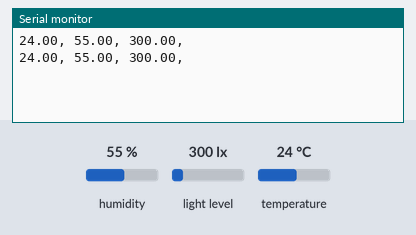
A sketch run on a simulated Arduino Uno, built with avr-gcc and run on an emulated ATmega328P. Shown: the last lines printed to the serial monitor. Inputs (shaded band) come from the test bench; at power-on: humidity 55 %, light level 300 lx, temperature 24 °C. No radio packets arrive unless stated.

Above: at 2.8 s.
2.9 s: humidity set to 22 %
At 4.6 s:
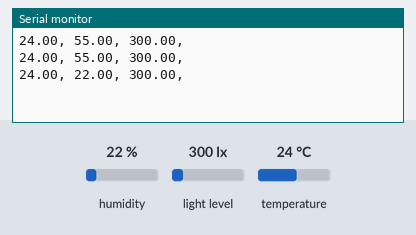
5.6 s: light level set to 40 lx
At 7.6 s:
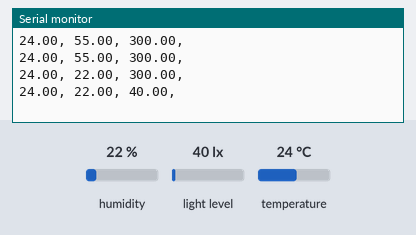
8.3 s: temperature set to 12 °C
At 8.3 s:
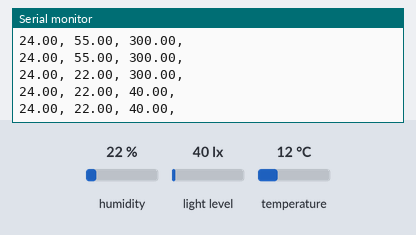
11.0 s: light level set to 500 lx
At 13.0 s:
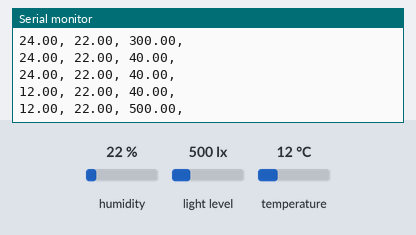
13.7 s: humidity set to 40 %
At 14.8 s:
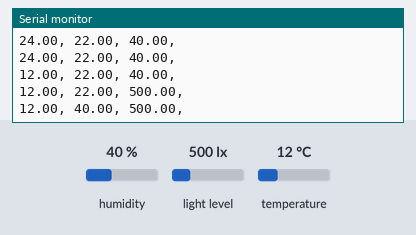
Timing chart, 0 to 16.7 s (numbered marks = the images above; inputs shaded):
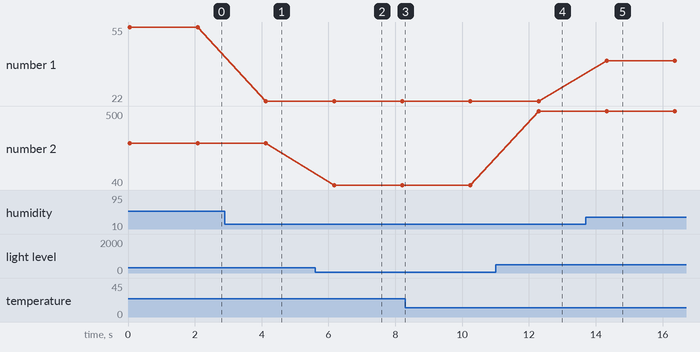

Measured:
- after the input at 2.9 s, the serial monitor: prints a new line after 1.2 s (image 1)
- after the input at 5.6 s, the serial monitor: prints a new line after 0.57 s (image 2)
- after the input at 11.0 s, the serial monitor: prints a new line after 1.3 s (image 4)
- after the input at 13.7 s, the serial monitor: prints a new line after 0.63 s (image 5)
- plotted number 1: 55 → 22 after the input at 2.9 s, 22 → 40 after the input at 13.7 s
- plotted number 2: 300 → 40 after the input at 5.6 s, 40 → 500 after the input at 11.0 s

The sketch:

Code_Transceiver_nRF24L01.ino
```cpp
/* Projekt-0.2 Temp/Hum + Lux
 * 1. DHT11 implementieren            - done
 *    1.1. Sensor information         -
 *
 * 2. Python for serial communication - done
 *
 * 3. TSL 2561 implementieren         - wip
 *    3.1. Sensor information         - done
 *
 * 4. Pthon anpassen                  - wip
 *
 * https://www.arduino.cc/en/Reference/Wire
*/

#include <SimpleDHT.h>
#include <Wire.h>
#include <Adafruit_Sensor.h>
#include <Adafruit_TSL2561_U.h>

// Serial Peripheral Interface (for communication with SPI devices)
#include <SPI.h>
// NRF24 libraries
#include <nRF24L01.h>
#include <RF24.h>

/*
// not sure yet (delete in case of error)
#include <RF24_config.h>
#include <printf.h>
*/

/* String Operations
#include <stdio.h>
#include <stdlib.h>
#include <string.h>
*/


/*
 * =================================================================================================================
 * 2.4Ghz Transmitter (RF24L01)
 * =================================================================================================================
 */

RF24 radio(7,8);    // Create Object & Array (line 110 in RF24.h / Arguments: CNS, CE)

const byte address[6] = "00001";  // Array represanting Adress (Pipe) to communication (5-letter String)

/*
 * =================================================================================================================
 * Temperatur & Humidity Modul (DHT11)
 * =================================================================================================================
 */

// library: <SimpleDHT.h>
// DHT11:
//  VCC: 5V or 3V
//  GND: GND
//  DATA: 2

int pinDHT11 = 2;
SimpleDHT11 dht11;

/*
 * =================================================================================================================
 * Luxmeter Modul (TSL 2561)
 * =================================================================================================================
 */

Adafruit_TSL2561_Unified tsl = Adafruit_TSL2561_Unified(TSL2561_ADDR_FLOAT, 12345);

/*
 * --------------------------------------------------------------------------
 * Display some basic information
 * --------------------------------------------------------------------------
*/

void displaySensorDetails(void)
{
  sensor_t sensor;
  tsl.getSensor(&sensor);
  Serial.println("------------------------------------");
  Serial.print  ("Sensor:       "); Serial.println(sensor.name);
  Serial.print  ("Driver Ver:   "); Serial.println(sensor.version);
  Serial.print  ("Unique ID:    "); Serial.println(sensor.sensor_id);
  Serial.print  ("Max Value:    "); Serial.print(sensor.max_value); Serial.println(" lux");
  Serial.print  ("Min Value:    "); Serial.print(sensor.min_value); Serial.println(" lux");
  Serial.print  ("Resolution:   "); Serial.print(sensor.resolution); Serial.println(" lux");
  Serial.println("------------------------------------");
  Serial.println("");
  delay(500);
}

/*
 * --------------------------------------------------------------------------
 * Configures the gain and integration time for the TSL2561
 * --------------------------------------------------------------------------
*/
void configureSensor(void)
{
  /* You can also manually set the gain or enable auto-gain support */
  // tsl.setGain(TSL2561_GAIN_1X);      /* No gain ... use in bright light to avoid sensor saturation */
  // tsl.setGain(TSL2561_GAIN_16X);     /* 16x gain ... use in low light to boost sensitivity */
  tsl.enableAutoRange(true);            /* Auto-gain ... switches automatically between 1x and 16x */

  /* Changing the integration time gives you better sensor resolution (402ms = 16-bit data) */
  tsl.setIntegrationTime(TSL2561_INTEGRATIONTIME_13MS);      /* fast but low resolution */
  // tsl.setIntegrationTime(TSL2561_INTEGRATIONTIME_101MS);  /* medium resolution and speed   */
  // tsl.setIntegrationTime(TSL2561_INTEGRATIONTIME_402MS);  /* 16-bit data but slowest conversions */
}


/*
 * =================================================================================================================
 * Arduino setup funtion (automatically called at startup)
 * =================================================================================================================
 */

void setup(void)
{
  Serial.begin(9600);
  //Serial.println("Light Sensor Test"); Serial.println("");

  /* Initializing TSL2561 Sensor */
  if(!tsl.begin()){
    /* There was a problem detecting the ADXL345 ... check your connections */
    Serial.print("Ooops, no TSL2561 detected ... Check your wiring or I2C ADDR!");
    while(1);
  }

  /* Configure TSL2561 Sensor */
  //displaySensorDeteils();
  configureSensor();

  /* Configure RF24L01 Transceiver */
  radio.begin();                                    // lines: 137(h) / 589(cpp)       - Checks if the chip is connected to the SPI bus
  radio.openWritingPipe(address);                   // lines: 257(h) / 1145(cpp)      - Open a pipe for reading (up to 6)
  radio.setPALevel(RF24_PA_MIN);                    // lines: 31(h) / 1434 (cpp)      - set power amplifier level (for different distances) --> higher level => bypass capacitators between gnd - 3.3v for more stable voltage while operating
  radio.stopListening();

}


/*
 * =================================================================================================================
 * MAIN void loop (): Arduino loop function, called once 'setup' is complete (COde goes here)
 * =================================================================================================================
 */

void loop() {

  /* define char-array for meassured values: */
  float arr[3] = { };

/*
 * --------------------------------------------------------------------------
 * Temperatur/Humidity
 * --------------------------------------------------------------------------
*/

  byte temperature = 0;
  byte humidity = 0;
  byte data[40] = {0};
  if (dht11.read(pinDHT11, &temperature, &humidity, data)) {
    Serial.print("Read DHT11 failed");
    return;
  }

  /*
  // Output: Sample Bits
  for (int i = 0; i < 40; i++) {
    Serial.print((int)data[i]);             // byte data[40] in dht11.h /
    if (i > 0 && ((i + 1) % 4) == 0) {      // macht Abstand zwischen 4er Gruppen
      Serial.print(' ');
    }
  }
  */

  /* Write temperature and humidity to float array */
  arr[0] = (int)temperature;
  arr[1] = (int)humidity;

/*
 * --------------------------------------------------------------------------
 * Luxmeter
 * --------------------------------------------------------------------------
*/

  sensors_event_t event;
  tsl.getEvent(&event);


  if (event.light) {
    //Serial.print(event.light); Serial.println(" lux");
    arr[2] = event.light;
  }

  Serial.println("");
  //Serial.print((int)temperature); Serial.print(" *C, ");
  //Serial.print((int)humidity); Serial.println(" %");
  //Serial.print(event.light); Serial.println(" lux");
  for(int i=0; i<3; i++){
    Serial.print(arr[i]);Serial.print(", ");
  }

/*
 * --------------------------------------------------------------------------
 * Transmission of float-array
 * --------------------------------------------------------------------------
*/

  radio.write(&arr, sizeof(arr));

  /*  sampling rate is 1HZ (DHT11 / TSL2561); Problem with 1HZ sampling rate !? */
  delay(2000);
}
```
